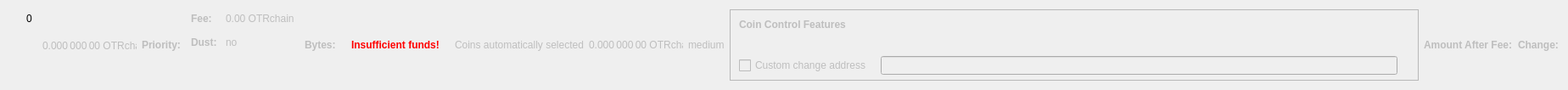
    <widget class="QWidget" name="dummyHideWidget" native="true">
     <property name="maximumSize">
      <size>
       <width>100</width>
       <height>22</height>
      </size>
     </property>
     <layout class="QHBoxLayout" name="dummyHideLayout">
      <item>
       <layout class="QFormLayout" name="formLayoutCoinControl1">
        <property name="horizontalSpacing">
         <number>10</number>
        </property>
        <property name="verticalSpacing">
         <number>14</number>
        </property>
        <property name="leftMargin">
         <number>10</number>
        </property>
        <property name="topMargin">
         <number>4</number>
        </property>
        <property name="rightMargin">
         <number>6</number>
        </property>
        <item row="0" column="1">
         <widget class="QLabel" name="labelCoinControlBytes">
          <property name="cursor">
           <cursorShape>IBeamCursor</cursorShape>
          </property>
          <property name="contextMenuPolicy">
           <enum>Qt::ActionsContextMenu</enum>
          </property>
          <property name="text">
           <string notr="true">0</string>
          </property>
          <property name="textInteractionFlags">
           <set>Qt::LinksAccessibleByMouse|Qt::TextSelectableByKeyboard|Qt::TextSelectableByMouse</set>
          </property>
         </widget>
        </item>
       </layout>
      </item>
      <item>
       <widget class="QLabel" name="labelCoinControlAfterFee">
        <property name="enabled">
         <bool>false</bool>
        </property>
        <property name="sizePolicy">
         <sizepolicy hsizetype="Fixed" vsizetype="Fixed">
          <horstretch>0</horstretch>
          <verstretch>0</verstretch>
         </sizepolicy>
        </property>
        <property name="minimumSize">
         <size>
          <width>111</width>
          <height>12</height>
         </size>
        </property>
        <property name="maximumSize">
         <size>
          <width>111</width>
          <height>12</height>
         </size>
        </property>
        <property name="cursor">
         <cursorShape>IBeamCursor</cursorShape>
        </property>
        <property name="contextMenuPolicy">
         <enum>Qt::ActionsContextMenu</enum>
        </property>
        <property name="text">
         <string notr="true">0.000 000 00 OTRchain</string>
        </property>
        <property name="textInteractionFlags">
         <set>Qt::LinksAccessibleByMouse|Qt::TextSelectableByKeyboard|Qt::TextSelectableByMouse</set>
        </property>
       </widget>
      </item>
      <item>
       <widget class="QLabel" name="labelCoinControlPriorityText">
        <property name="enabled">
         <bool>false</bool>
        </property>
        <property name="font">
         <font>
          <weight>75</weight>
          <bold>true</bold>
         </font>
        </property>
        <property name="text">
         <string>Priority:</string>
        </property>
       </widget>
      </item>
      <item>
       <layout class="QHBoxLayout" name="horizontalLayout"/>
      </item>
      <item>
       <layout class="QFormLayout" name="formLayoutCoinControl3">
        <property name="horizontalSpacing">
         <number>10</number>
        </property>
        <property name="verticalSpacing">
         <number>14</number>
        </property>
        <property name="leftMargin">
         <number>6</number>
        </property>
        <property name="topMargin">
         <number>4</number>
        </property>
        <property name="rightMargin">
         <number>6</number>
        </property>
        <item row="0" column="0">
         <widget class="QLabel" name="labelCoinControlFeeText">
          <property name="enabled">
           <bool>false</bool>
          </property>
          <property name="font">
           <font>
            <weight>75</weight>
            <bold>true</bold>
           </font>
          </property>
          <property name="text">
           <string>Fee:</string>
          </property>
          <property name="margin">
           <number>0</number>
          </property>
         </widget>
        </item>
        <item row="0" column="1">
         <widget class="QLabel" name="labelCoinControlFee">
          <property name="enabled">
           <bool>false</bool>
          </property>
          <property name="cursor">
           <cursorShape>IBeamCursor</cursorShape>
          </property>
          <property name="contextMenuPolicy">
           <enum>Qt::ActionsContextMenu</enum>
          </property>
          <property name="text">
           <string notr="true">0.00 OTRchain</string>
          </property>
          <property name="textInteractionFlags">
           <set>Qt::LinksAccessibleByMouse|Qt::TextSelectableByKeyboard|Qt::TextSelectableByMouse</set>
          </property>
         </widget>
        </item>
        <item row="1" column="0">
         <widget class="QLabel" name="labelCoinControlLowOutputText">
          <property name="enabled">
           <bool>false</bool>
          </property>
          <property name="font">
           <font>
            <weight>75</weight>
            <bold>true</bold>
           </font>
          </property>
          <property name="text">
           <string>Dust:</string>
          </property>
         </widget>
        </item>
        <item row="1" column="1">
         <widget class="QLabel" name="labelCoinControlLowOutput">
          <property name="enabled">
           <bool>false</bool>
          </property>
          <property name="cursor">
           <cursorShape>IBeamCursor</cursorShape>
          </property>
          <property name="contextMenuPolicy">
           <enum>Qt::ActionsContextMenu</enum>
          </property>
          <property name="text">
           <string>no</string>
          </property>
          <property name="textInteractionFlags">
           <set>Qt::LinksAccessibleByMouse|Qt::TextSelectableByKeyboard|Qt::TextSelectableByMouse</set>
          </property>
         </widget>
        </item>
       </layout>
      </item>
      <item>
       <widget class="QLabel" name="labelCoinControlBytesText">
        <property name="enabled">
         <bool>false</bool>
        </property>
        <property name="font">
         <font>
          <weight>75</weight>
          <bold>true</bold>
         </font>
        </property>
        <property name="text">
         <string>Bytes:</string>
        </property>
       </widget>
      </item>
      <item>
       <layout class="QFormLayout" name="formLayoutCoinControl2">
        <property name="horizontalSpacing">
         <number>10</number>
        </property>
        <property name="verticalSpacing">
         <number>14</number>
        </property>
        <property name="leftMargin">
         <number>6</number>
        </property>
        <property name="topMargin">
         <number>4</number>
        </property>
        <property name="rightMargin">
         <number>6</number>
        </property>
       </layout>
      </item>
      <item>
       <layout class="QHBoxLayout" name="horizontalLayoutCoinControl2">
        <property name="spacing">
         <number>8</number>
        </property>
        <property name="bottomMargin">
         <number>10</number>
        </property>
       </layout>
      </item>
      <item>
       <widget class="QLabel" name="labelCoinControlInsuffFunds">
        <property name="enabled">
         <bool>false</bool>
        </property>
        <property name="minimumSize">
         <size>
          <width>0</width>
          <height>0</height>
         </size>
        </property>
        <property name="font">
         <font>
          <weight>75</weight>
          <bold>true</bold>
         </font>
        </property>
        <property name="styleSheet">
         <string notr="true">color:red;font-weight:bold;</string>
        </property>
        <property name="text">
         <string>Insufficient funds!</string>
        </property>
        <property name="margin">
         <number>5</number>
        </property>
       </widget>
      </item>
      <item>
       <layout class="QFormLayout" name="formLayoutCoinControl4">
        <property name="horizontalSpacing">
         <number>10</number>
        </property>
        <property name="verticalSpacing">
         <number>14</number>
        </property>
        <property name="leftMargin">
         <number>6</number>
        </property>
        <property name="topMargin">
         <number>4</number>
        </property>
        <property name="rightMargin">
         <number>6</number>
        </property>
       </layout>
      </item>
      <item>
       <widget class="QLabel" name="labelCoinControlAutomaticallySelected">
        <property name="enabled">
         <bool>false</bool>
        </property>
        <property name="sizePolicy">
         <sizepolicy hsizetype="Fixed" vsizetype="Fixed">
          <horstretch>0</horstretch>
          <verstretch>0</verstretch>
         </sizepolicy>
        </property>
        <property name="minimumSize">
         <size>
          <width>0</width>
          <height>0</height>
         </size>
        </property>
        <property name="maximumSize">
         <size>
          <width>240</width>
          <height>16777215</height>
         </size>
        </property>
        <property name="text">
         <string>Coins automatically selected</string>
        </property>
        <property name="margin">
         <number>5</number>
        </property>
       </widget>
      </item>
      <item>
       <widget class="QLabel" name="labelCoinControlChange">
        <property name="enabled">
         <bool>false</bool>
        </property>
        <property name="sizePolicy">
         <sizepolicy hsizetype="Fixed" vsizetype="Fixed">
          <horstretch>0</horstretch>
          <verstretch>0</verstretch>
         </sizepolicy>
        </property>
        <property name="minimumSize">
         <size>
          <width>111</width>
          <height>0</height>
         </size>
        </property>
        <property name="maximumSize">
         <size>
          <width>111</width>
          <height>16777215</height>
         </size>
        </property>
        <property name="cursor">
         <cursorShape>IBeamCursor</cursorShape>
        </property>
        <property name="contextMenuPolicy">
         <enum>Qt::ActionsContextMenu</enum>
        </property>
        <property name="text">
         <string notr="true">0.000 000 00 OTRchain</string>
        </property>
        <property name="textInteractionFlags">
         <set>Qt::LinksAccessibleByMouse|Qt::TextSelectableByKeyboard|Qt::TextSelectableByMouse</set>
        </property>
       </widget>
      </item>
      <item>
       <widget class="QLabel" name="labelCoinControlPriority">
        <property name="enabled">
         <bool>false</bool>
        </property>
        <property name="cursor">
         <cursorShape>IBeamCursor</cursorShape>
        </property>
        <property name="contextMenuPolicy">
         <enum>Qt::ActionsContextMenu</enum>
        </property>
        <property name="text">
         <string>medium</string>
        </property>
        <property name="textInteractionFlags">
         <set>Qt::LinksAccessibleByMouse|Qt::TextSelectableByKeyboard|Qt::TextSelectableByMouse</set>
        </property>
       </widget>
      </item>
      <item>
       <widget class="QFrame" name="frameCoinControl">
        <property name="sizePolicy">
         <sizepolicy hsizetype="Expanding" vsizetype="Expanding">
          <horstretch>0</horstretch>
          <verstretch>0</verstretch>
         </sizepolicy>
        </property>
        <property name="maximumSize">
         <size>
          <width>16777215</width>
          <height>16777215</height>
         </size>
        </property>
        <property name="frameShape">
         <enum>QFrame::StyledPanel</enum>
        </property>
        <property name="frameShadow">
         <enum>QFrame::Sunken</enum>
        </property>
        <layout class="QVBoxLayout" name="verticalLayoutCoinControl2_2">
         <property name="spacing">
          <number>0</number>
         </property>
         <property name="leftMargin">
          <number>0</number>
         </property>
         <property name="topMargin">
          <number>0</number>
         </property>
         <property name="rightMargin">
          <number>0</number>
         </property>
         <property name="bottomMargin">
          <number>6</number>
         </property>
         <item>
          <layout class="QVBoxLayout" name="verticalLayoutCoinControl" stretch="0,0,0,1">
           <property name="spacing">
            <number>0</number>
           </property>
           <property name="leftMargin">
            <number>10</number>
           </property>
           <property name="topMargin">
            <number>10</number>
           </property>
           <item>
            <layout class="QHBoxLayout" name="horizontalLayoutCoinControl1">
             <property name="bottomMargin">
              <number>15</number>
             </property>
             <item>
              <widget class="QLabel" name="labelCoinControlFeatures">
               <property name="enabled">
                <bool>false</bool>
               </property>
               <property name="sizePolicy">
                <sizepolicy hsizetype="Preferred" vsizetype="Maximum">
                 <horstretch>0</horstretch>
                 <verstretch>0</verstretch>
                </sizepolicy>
               </property>
               <property name="font">
                <font>
                 <weight>75</weight>
                 <bold>true</bold>
                </font>
               </property>
               <property name="styleSheet">
                <string notr="true">font-weight:bold;</string>
               </property>
               <property name="text">
                <string>Coin Control Features</string>
               </property>
              </widget>
             </item>
            </layout>
           </item>
           <item>
            <widget class="QWidget" name="widgetCoinControl" native="true">
             <property name="sizePolicy">
              <sizepolicy hsizetype="Preferred" vsizetype="Preferred">
               <horstretch>0</horstretch>
               <verstretch>0</verstretch>
              </sizepolicy>
             </property>
             <property name="minimumSize">
              <size>
               <width>0</width>
               <height>0</height>
              </size>
             </property>
             <property name="styleSheet">
              <string notr="true"/>
             </property>
             <layout class="QHBoxLayout" name="horizontalLayoutCoinControl5_2">
              <property name="leftMargin">
               <number>0</number>
              </property>
              <property name="topMargin">
               <number>0</number>
              </property>
              <property name="rightMargin">
               <number>0</number>
              </property>
              <property name="bottomMargin">
               <number>0</number>
              </property>
              <item>
               <layout class="QHBoxLayout" name="horizontalLayoutCoinControl3">
                <property name="spacing">
                 <number>20</number>
                </property>
                <property name="topMargin">
                 <number>0</number>
                </property>
                <property name="bottomMargin">
                 <number>10</number>
                </property>
               </layout>
              </item>
             </layout>
            </widget>
           </item>
           <item>
            <layout class="QHBoxLayout" name="horizontalLayoutCoinControl4" stretch="0,0,0">
             <property name="spacing">
              <number>12</number>
             </property>
             <property name="sizeConstraint">
              <enum>QLayout::SetDefaultConstraint</enum>
             </property>
             <property name="topMargin">
              <number>5</number>
             </property>
             <property name="rightMargin">
              <number>5</number>
             </property>
             <item>
              <widget class="QCheckBox" name="checkBoxCoinControlChange">
               <property name="enabled">
                <bool>false</bool>
               </property>
               <property name="toolTip">
                <string>If this is activated, but the change address is empty or invalid, change will be sent to a newly generated address.</string>
               </property>
               <property name="text">
                <string>Custom change address</string>
               </property>
              </widget>
             </item>
             <item>
              <widget class="QValidatedLineEdit" name="lineEditCoinControlChange">
               <property name="enabled">
                <bool>false</bool>
               </property>
               <property name="sizePolicy">
                <sizepolicy hsizetype="Expanding" vsizetype="Fixed">
                 <horstretch>0</horstretch>
                 <verstretch>0</verstretch>
                </sizepolicy>
               </property>
              </widget>
             </item>
             <item>
              <widget class="QLabel" name="labelCoinControlChangeLabel_2">
               <property name="sizePolicy">
                <sizepolicy hsizetype="Preferred" vsizetype="Expanding">
                 <horstretch>0</horstretch>
                 <verstretch>0</verstretch>
                </sizepolicy>
               </property>
               <property name="minimumSize">
                <size>
                 <width>0</width>
                 <height>0</height>
                </size>
               </property>
               <property name="text">
                <string/>
               </property>
               <property name="margin">
                <number>3</number>
               </property>
              </widget>
             </item>
            </layout>
           </item>
           <item>
            <spacer name="verticalSpacerCoinControl">
             <property name="orientation">
              <enum>Qt::Vertical</enum>
             </property>
             <property name="sizeHint" stdset="0">
              <size>
               <width>800</width>
               <height>1</height>
              </size>
             </property>
            </spacer>
           </item>
          </layout>
         </item>
        </layout>
       </widget>
      </item>
      <item>
       <widget class="QLabel" name="labelCoinControlAfterFeeText">
        <property name="enabled">
         <bool>false</bool>
        </property>
        <property name="minimumSize">
         <size>
          <width>0</width>
          <height>0</height>
         </size>
        </property>
        <property name="maximumSize">
         <size>
          <width>16777215</width>
          <height>16777215</height>
         </size>
        </property>
        <property name="font">
         <font>
          <weight>75</weight>
          <bold>true</bold>
         </font>
        </property>
        <property name="text">
         <string>Amount After Fee:</string>
        </property>
        <property name="alignment">
         <set>Qt::AlignLeading|Qt::AlignLeft|Qt::AlignVCenter</set>
        </property>
        <property name="margin">
         <number>0</number>
        </property>
       </widget>
      </item>
      <item>
       <widget class="QLabel" name="labelCoinControlChangeText">
        <property name="enabled">
         <bool>false</bool>
        </property>
        <property name="sizePolicy">
         <sizepolicy hsizetype="Preferred" vsizetype="Preferred">
          <horstretch>0</horstretch>
          <verstretch>0</verstretch>
         </sizepolicy>
        </property>
        <property name="minimumSize">
         <size>
          <width>0</width>
          <height>0</height>
         </size>
        </property>
        <property name="maximumSize">
         <size>
          <width>16777215</width>
          <height>16777215</height>
         </size>
        </property>
        <property name="font">
         <font>
          <weight>75</weight>
          <bold>true</bold>
         </font>
        </property>
        <property name="text">
         <string>Change:</string>
        </property>
        <property name="alignment">
         <set>Qt::AlignLeading|Qt::AlignLeft|Qt::AlignVCenter</set>
        </property>
       </widget>
      </item>
     </layout>
    </widget>
